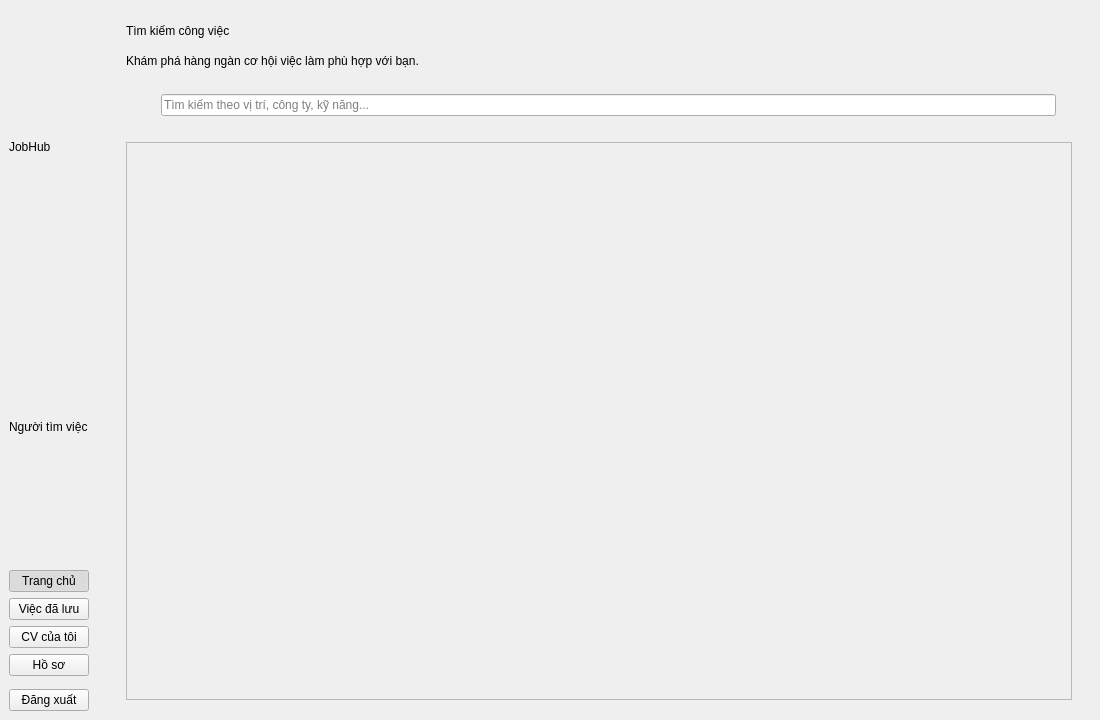
<?xml version="1.0" encoding="UTF-8"?>
<ui version="4.0">
 <class>DashboardShell</class>
 <widget class="QMainWindow" name="DashboardShell">
  <property name="geometry">
   <rect>
    <x>0</x>
    <y>0</y>
    <width>1100</width>
    <height>720</height>
   </rect>
  </property>
  <property name="windowTitle">
   <string>JobHub</string>
  </property>
  <property name="autoFillBackground">
   <bool>true</bool>
  </property>
  <widget class="QWidget" name="centralwidget">
   <property name="objectName">
    <string>centralwidget</string>
   </property>
   <layout class="QHBoxLayout" name="horizontalLayout_root">
    <property name="spacing">
     <number>0</number>
    </property>
    <property name="leftMargin">
     <number>0</number>
    </property>
    <property name="topMargin">
     <number>0</number>
    </property>
    <property name="rightMargin">
     <number>0</number>
    </property>
    <property name="bottomMargin">
     <number>0</number>
    </property>
    <item>
     <widget class="QFrame" name="sidebar">
      <property name="objectName">
       <string>sidebar</string>
      </property>
      <layout class="QVBoxLayout" name="verticalLayout_side">
       <item>
        <widget class="QLabel" name="brandTitle">
         <property name="objectName">
          <string>brandTitle</string>
         </property>
         <property name="text">
          <string>JobHub</string>
         </property>
        </widget>
       </item>
       <item>
        <widget class="QLabel" name="brandSubtitle">
         <property name="objectName">
          <string>brandSubtitle</string>
         </property>
         <property name="text">
          <string>Người tìm việc</string>
         </property>
        </widget>
       </item>
       <item>
        <widget class="QPushButton" name="navHome">
         <property name="text">
          <string>Trang chủ</string>
         </property>
         <property name="checkable">
          <bool>true</bool>
         </property>
         <property name="checked">
          <bool>true</bool>
         </property>
        </widget>
       </item>
       <item>
        <widget class="QPushButton" name="navSaved">
         <property name="text">
          <string>Việc đã lưu</string>
         </property>
         <property name="checkable">
          <bool>true</bool>
         </property>
        </widget>
       </item>
       <item>
        <widget class="QPushButton" name="navCv">
         <property name="text">
          <string>CV của tôi</string>
         </property>
         <property name="checkable">
          <bool>true</bool>
         </property>
        </widget>
       </item>
       <item>
        <widget class="QPushButton" name="navProfile">
         <property name="text">
          <string>Hồ sơ</string>
         </property>
         <property name="checkable">
          <bool>true</bool>
         </property>
        </widget>
       </item>
       <item>
        <spacer name="verticalSpacer">
         <property name="orientation">
          <enum>Qt::Vertical</enum>
         </property>
        </spacer>
       </item>
       <item>
        <widget class="QPushButton" name="btnLogout">
         <property name="text">
          <string>Đăng xuất</string>
         </property>
        </widget>
       </item>
      </layout>
     </widget>
    </item>
    <item>
     <widget class="QStackedWidget" name="stackedPages">
      <widget class="QWidget" name="pageHome">
       <property name="objectName">
        <string>pageHome</string>
       </property>
       <layout class="QVBoxLayout" name="verticalLayout_home">
        <property name="spacing">
         <number>16</number>
        </property>
        <property name="leftMargin">
         <number>28</number>
        </property>
        <property name="topMargin">
         <number>24</number>
        </property>
        <property name="rightMargin">
         <number>28</number>
        </property>
        <property name="bottomMargin">
         <number>20</number>
        </property>
        <item>
         <widget class="QLabel" name="labelHomeTitle">
          <property name="text">
           <string>Tìm kiếm công việc</string>
          </property>
         </widget>
        </item>
        <item>
         <widget class="QLabel" name="labelHomeSub">
          <property name="text">
           <string>Khám phá hàng ngàn cơ hội việc làm phù hợp với bạn.</string>
          </property>
         </widget>
        </item>
        <item>
         <widget class="QFrame" name="searchBarFrame">
          <property name="objectName">
           <string>searchBarFrame</string>
          </property>
          <layout class="QHBoxLayout" name="horizontalLayout_search">
           <property name="spacing">
            <number>12</number>
           </property>
           <property name="leftMargin">
            <number>16</number>
           </property>
           <property name="topMargin">
            <number>10</number>
           </property>
           <property name="rightMargin">
            <number>16</number>
           </property>
           <property name="bottomMargin">
            <number>10</number>
           </property>
          <item>
           <widget class="QLabel" name="labelSearchIcon">
            <property name="text">
             <string></string>
            </property>
           </widget>
          </item>
          <item>
           <widget class="QLineEdit" name="lineSearch">
            <property name="placeholderText">
             <string>Tìm kiếm theo vị trí, công ty, kỹ năng...</string>
            </property>
            <property name="clearButtonEnabled">
             <bool>true</bool>
            </property>
           </widget>
          </item>
          </layout>
         </widget>
        </item>
        <item>
         <widget class="QScrollArea" name="scrollJobs">
          <property name="widgetResizable">
           <bool>true</bool>
          </property>
          <widget class="QWidget" name="scrollJobsContents">
           <layout class="QGridLayout" name="gridJobs"/>
          </widget>
         </widget>
        </item>
       </layout>
      </widget>
      <widget class="QWidget" name="pageSaved">
       <layout class="QVBoxLayout" name="verticalLayout_saved">
        <item>
         <widget class="QLabel" name="labelSaved">
          <property name="text">
           <string>Việc đã lưu — đang phát triển</string>
          </property>
         </widget>
        </item>
       </layout>
      </widget>
      <widget class="QWidget" name="pageCv">
       <property name="objectName">
        <string>pageCv</string>
       </property>
       <layout class="QVBoxLayout" name="verticalLayout_cv">
        <property name="leftMargin">
         <number>28</number>
        </property>
        <property name="topMargin">
         <number>24</number>
        </property>
        <property name="rightMargin">
         <number>28</number>
        </property>
        <property name="bottomMargin">
         <number>20</number>
        </property>
        <item>
         <widget class="QLabel" name="labelCvTitle">
          <property name="text">
           <string>CV của tôi</string>
          </property>
         </widget>
        </item>
        <item>
         <layout class="QHBoxLayout" name="horizontalLayout_upload">
          <item>
           <widget class="QPushButton" name="btnPickCv">
            <property name="text">
             <string>Chọn file CV...</string>
            </property>
           </widget>
          </item>
          <item>
           <widget class="QPushButton" name="btnUploadCv">
            <property name="text">
             <string>Tải lên</string>
            </property>
           </widget>
          </item>
          <item>
           <spacer name="horizontalSpacer_cv">
            <property name="orientation">
             <enum>Qt::Horizontal</enum>
            </property>
           </spacer>
          </item>
         </layout>
        </item>
        <item>
         <widget class="QListWidget" name="listCvs"/>
        </item>
        <item>
         <widget class="QLabel" name="labelCvHint">
          <property name="text">
           <string>Chọn CV khi ứng tuyển từ danh sách việc làm.</string>
          </property>
         </widget>
        </item>
       </layout>
      </widget>
      <widget class="QWidget" name="pageJobDetail">
       <layout class="QVBoxLayout" name="verticalLayout_job_detail">
        <property name="spacing">
         <number>12</number>
        </property>
        <property name="leftMargin">
         <number>28</number>
        </property>
        <property name="topMargin">
         <number>24</number>
        </property>
        <property name="rightMargin">
         <number>28</number>
        </property>
        <property name="bottomMargin">
         <number>20</number>
        </property>
        <item>
         <widget class="QPushButton" name="btnBackToJobs">
          <property name="text">
           <string>Quay lại danh sách</string>
          </property>
         </widget>
        </item>
        <item>
         <widget class="QLabel" name="labelDetailTitle">
          <property name="text">
           <string>Chi tiết công việc</string>
          </property>
         </widget>
        </item>
        <item>
         <widget class="QLabel" name="labelDetailCompany">
          <property name="text">
           <string/>
          </property>
         </widget>
        </item>
        <item>
         <widget class="QLabel" name="labelDetailMeta">
          <property name="text">
           <string/>
          </property>
         </widget>
        </item>
        <item>
         <widget class="QPlainTextEdit" name="plainJobDetail">
          <property name="readOnly">
           <bool>true</bool>
          </property>
         </widget>
        </item>
        <item>
         <widget class="QLabel" name="labelDetailCv">
          <property name="text">
           <string>Chọn CV để ứng tuyển</string>
          </property>
         </widget>
        </item>
        <item>
         <widget class="QComboBox" name="comboDetailCv"/>
        </item>
        <item>
         <widget class="QPushButton" name="btnDetailApply">
          <property name="text">
           <string>Ứng tuyển ngay</string>
          </property>
         </widget>
        </item>
       </layout>
      </widget>
      <widget class="QWidget" name="pageProfile">
       <layout class="QVBoxLayout" name="verticalLayout_profile">
        <item>
         <widget class="QLabel" name="labelProfile">
          <property name="text">
           <string>Hồ sơ — cập nhật thông tin (mở rộng sau)</string>
          </property>
         </widget>
        </item>
       </layout>
      </widget>
     </widget>
    </item>
   </layout>
  </widget>
 </widget>
 <resources/>
 <connections/>
</ui>
